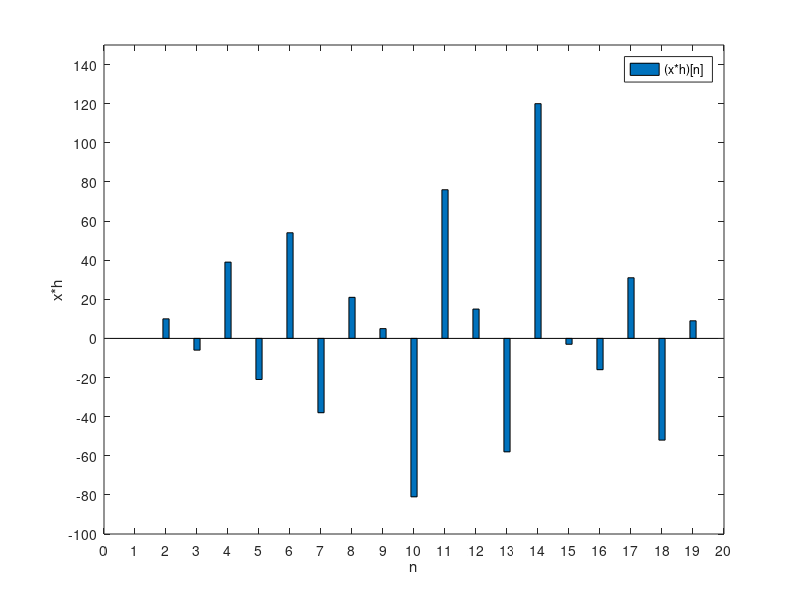

Write MATLAB code to recreate this figure.
%Question3:
clear; close all; clc;
x = [2 -2 7 -3 2 4 -6 1];
h = [5 2 4 -6 5 1 -8 0 7 2 9];
result = [zeros(1,1) conv(x,h)];
bar(result,0.2);
set(gca,'xtick', 0 : 1 : 20, 'xlim', [0,20])
set(gca,'ytick', -100 : 20 : 150, 'ylim', [-100,150])
xlabel("n");
ylabel("x*h");
legend("(x*h)[n]");